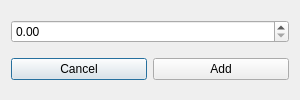
<?xml version="1.0" encoding="UTF-8"?>
<ui version="4.0">
 <class>Dialog_addquantity</class>
 <widget class="QDialog" name="Dialog_addquantity">
  <property name="geometry">
   <rect>
    <x>0</x>
    <y>0</y>
    <width>300</width>
    <height>100</height>
   </rect>
  </property>
  <property name="windowTitle">
   <string>Dialog</string>
  </property>
  <layout class="QVBoxLayout" name="verticalLayout">
   <item>
    <widget class="QDoubleSpinBox" name="doubleSpinBox">
     <property name="maximum">
      <double>10000.989999999999782</double>
     </property>
    </widget>
   </item>
   <item>
    <layout class="QHBoxLayout" name="horizontalLayout">
     <item>
      <widget class="QPushButton" name="pushButton">
       <property name="text">
        <string>Cancel</string>
       </property>
      </widget>
     </item>
     <item>
      <widget class="QPushButton" name="pushButton_2">
       <property name="text">
        <string>Add</string>
       </property>
      </widget>
     </item>
    </layout>
   </item>
  </layout>
 </widget>
 <resources/>
 <connections/>
</ui>
